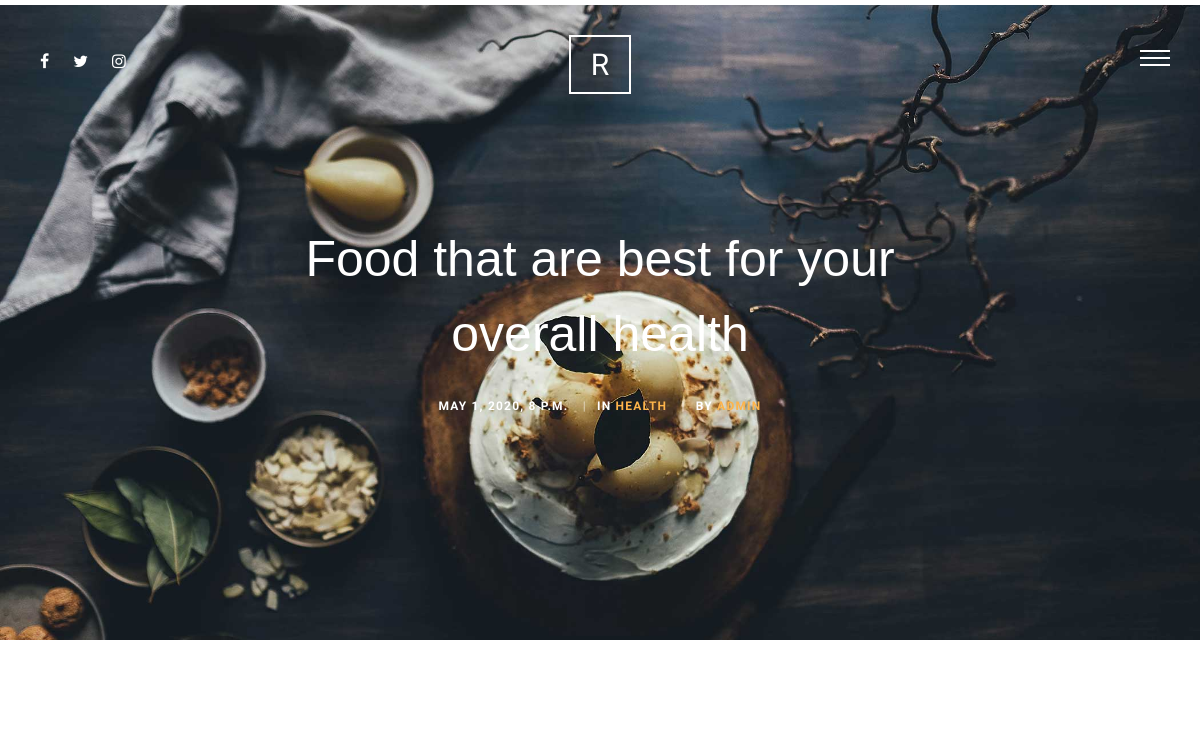
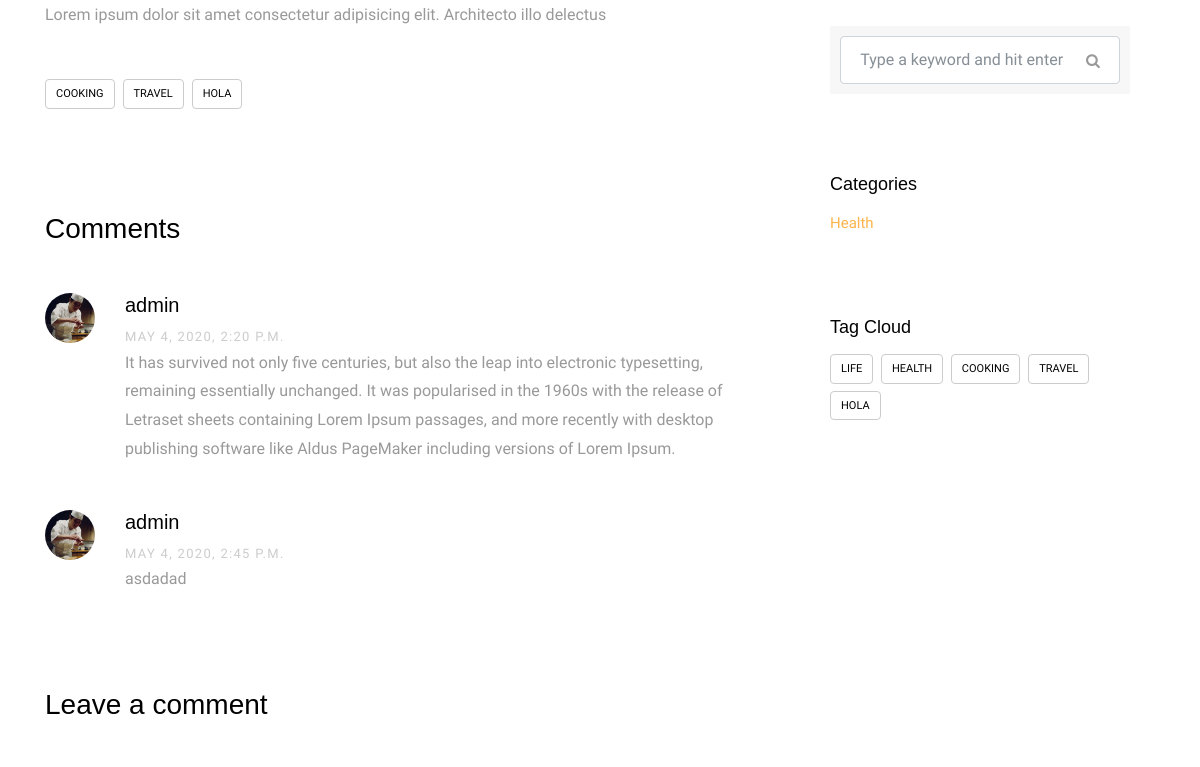
/blog/1 (upper part), run on an earlier commit of the app's database (2 pictures, top to bottom).
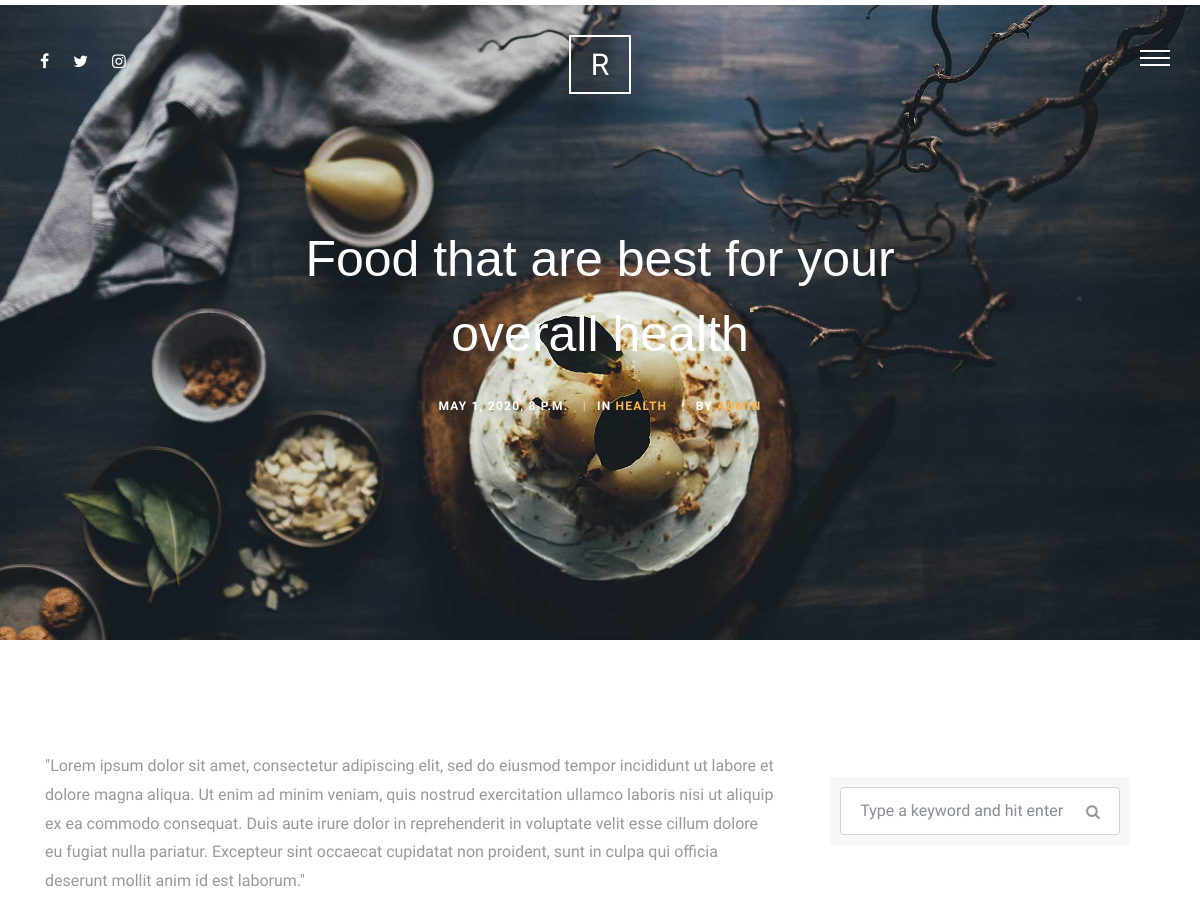
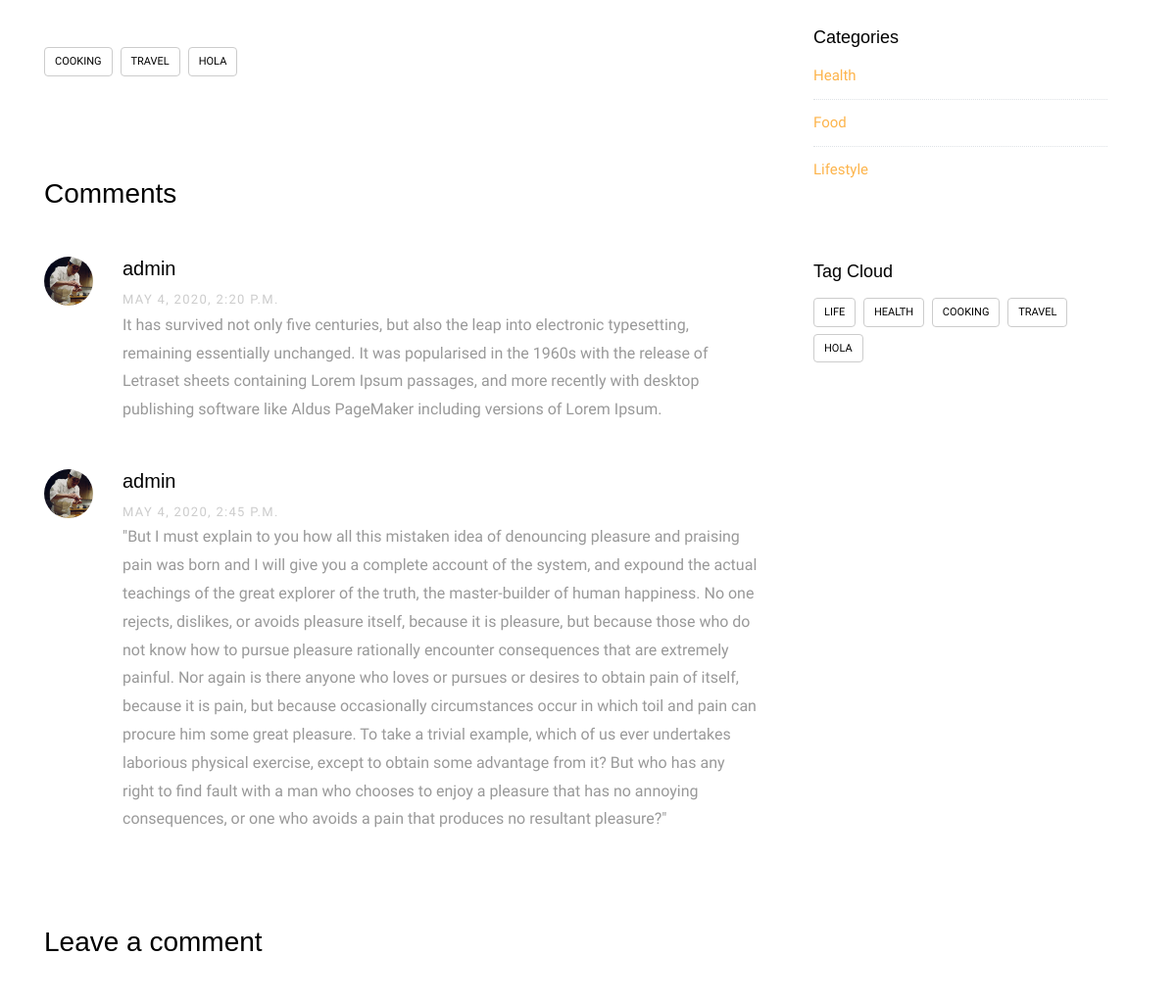
And on a later commit of the database (2 pictures, top to bottom).
### blog/models.py (models this page shows, shortened)
class Post(models.Model):
    title = models.CharField(max_length=50)
    content = models.TextField()
    author = models.ForeignKey(User, on_delete=models.CASCADE)
    category = models.ForeignKey('Category', null=True, on_delete=models.SET_NULL)
    created = models.DateTimeField(default=timezone.now)
    image = models.ImageField(upload_to='blog/', blank=True, null=True)
    tags = TaggableManager(blank=True)
    class Meta:
        verbose_name = 'post'
        verbose_name_plural = 'posts'
    def __str__(self):
        return self.title

class Comment(models.Model):
    post = models.ForeignKey(Post, on_delete=models.CASCADE)
    user = models.ForeignKey(User, on_delete=models.CASCADE)
    content = models.TextField()
    created = models.DateTimeField(default=timezone.now)
    class Meta:
        verbose_name = 'comment'
        verbose_name_plural = 'comments'

class Category(models.Model):
    category_name = models.CharField(max_length=50)
    class Meta:
        verbose_name = 'category'
        verbose_name_plural = 'categories'
    def __str__(self):
        return self.category_name

### blog/views.py (the view)
# urls.py: path('<int:id>', views.post_detail, name='post_detail'),
def post_detail(request, id):
    post_detail = Post.objects.get(id=id)
    categories = Category.objects.all()
    all_tags = Tag.objects.all()
    comments = Comment.objects.filter(post=post_detail)
    if request.method == 'POST':
        comment_form = CommentForm(request.POST)
        if comment_form.is_valid():
            new_comment = comment_form.save(commit=False)
            new_comment.user = request.user
            new_comment.post = post_detail
            new_comment.save()
    else:
        comment_form = CommentForm()
    context = {
        'post_detail': post_detail,
        'categories': categories,
        'all_tags': all_tags,
        'comments': comments,
        'comment_form': comment_form,
    }
    return render(request, 'Post/post_detail.html', context)

### blog/forms.py
class CommentForm(forms.ModelForm):
    class Meta:
        model = Comment
        fields =  [
            'content'
        ]

### blog/templates/Post/post_detail.html (shortened to what this page needs)
{% extends 'base.html' %}
{% load static %}
{% load bootstrap4 %}
{% block body %}
        <div class="main-wrap">
        <div class="cover_1 cover_sm">
          <div class="img_bg" style="background-image: url({% static 'site_static/img/slider-1.jpg' %});" data-stellar-background-ratio="0.5">
            <div class="container">
              <div class="row align-items-center justify-content-center">
                <div class="col-md-7 text-center" data-aos="fade-up">
                  <h2 class="heading mb-4">{{post_detail}}</h2>
                  <div class="post-info">
                    <div class="date-info">{{post_detail.created}}</div>
                    <div class="category-info"><span class="seperator">|</span>In <a href="#" data-title="View all posts in Lifestyle" title="View all posts in Lifestyle">{{post_detail.category}}</a></div>
                    <div class="author-info"><span class="seperator">|</span>By <a href="#">{{post_detail.author}}</a></div>
                  </div>
                </div>
              </div>
            </div>
          </div>
        </div>
       <div class="section">
          <div class="container">
            <div class="row">
              <div class="col-md-8">
                <p>{{post_detail.content}}</p>
                <div class="tag-widget post-tag-container mb-5 mt-5">
                  <div class="tagcloud">
                    {% for tag in post_detail.tags.all %}
                      <a href="{% url 'blog:post_by_tag' tag %}" class="tag-cloud-link">{{tag.name}}</a>
                    {% endfor %}
                  </div>
                </div>
                <div class="pt-5 mt-5">
                  <h3 class="mb-5">Comments</h3>
                  <ul class="comment-list">
                    {% for comment in comments %}
                      <li class="comment">
                      <div class="vcard bio">
                        <img src="img/person_1.jpg" alt="Image placeholder">
                      </div>
                      <div class="comment-body">
                        <h3>{{comment.user}}</h3>
                        <div class="meta">{{comment.created}}</div>
                        <p>{{comment.content}}</p>
                      </div>
                    </li>
                    {% endfor %}
                  </ul>
                  <div class="comment-form-wrap pt-5">
                    <h3 class="mb-5">Leave a comment</h3>
                  </div>
                </div>
              </div>
              <div class="col-md-4 sidebar">
                <div class="sidebar-box">
                  <form action="{% url 'blog:post_list' %}" method="GET" class="search-form">
                    <div class="form-group">
                      <span class="icon fa fa-search"></span>
                      <input type="text" class="form-control" name="q" value="{{request.GET.q}}" placeholder="Type a keyword and hit enter">
                    </div>
                  </form>
                </div>
                <div class="sidebar-box">
                  <div class="categories">
                    <h3>Categories</h3>
                    {% for category in categories %}
                      <li><a href="{% url 'blog:post_by_category' category %}">{{category}}</a></li>
                    {% endfor %}
                  </div>
                </div>
                <div class="sidebar-box">
                  <h3>Tag Cloud</h3>
                  <div class="tagcloud">
                    {% for tag in all_tags %}
                      <a href="{% url 'blog:post_by_tag' tag %}" class="tag-cloud-link">{{tag}}</a>
                    {% endfor %}
                  </div>
                </div>
              </div>
            </div>
          </div>
        </div>
      </div>
{% endblock body %}

What changed in the data, as far as the page shows it:
changed Post "Food that are best for your overall health": content "Lorem ipsum dolor sit amet consectetur adipisicing elit. Architecto illo delectus" → "\"Lorem ipsum dolor sit amet, consectetur adipiscing elit, sed do eiusmod tempor incididunt ut labore et dolore magna aliqua. Ut enim ad minim veniam, quis nostrud exercitation ullamco laboris nisi ut aliquip ex ea commodo consequat. Duis aute irure dolor in reprehenderit in voluptate velit esse cillum dolore eu fugiat nulla pariatur. Excepteur sint occaecat cupidatat non proident, sunt in culpa qui officia deserunt mollit anim id est laborum.\""
changed Comment: content "asdadad" → "\"But I must explain to you how all this mistaken idea of denouncing pleasure and praising pain was born and I will give you a complete account of the system, and expound the actual teachings of the great explorer of the truth, the master-builder of human happiness. No one rejects, dislikes, or avoids pleasure itself, because it is pleasure, but because those who do not know how to pursue pleasure rationally encounter consequences that are extremely painful. Nor again is there anyone who loves or pursues or desires to obtain pain of itself, because it is pain, but because occasionally circumstances occur in which toil and pain can procure him some great pleasure. To take a trivial example,…"
added Category: category_name "Food"
added Category: category_name "Lifestyle"
